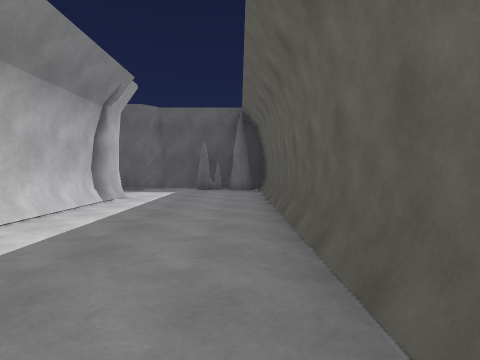
View 1 (above)

12 first-person views from a walk through a Unity game level. The camera is 1.3 m above the floor, tilts 2° down and sees 75° across. Doors are open. The floor is counted in squares, 2.72 m on a side. Each view is taken from the middle of a square. On the plan, view 1 faces up. The plan holds only what a view shows up to about 9 squares ahead; the rest is blank. The place goes on beyond the plan. The player character is not drawn. Some animated figures are not drawn.

View 2
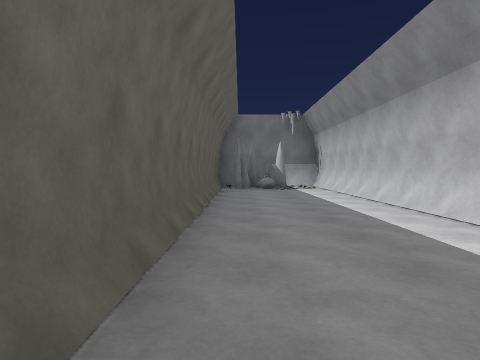

View 3
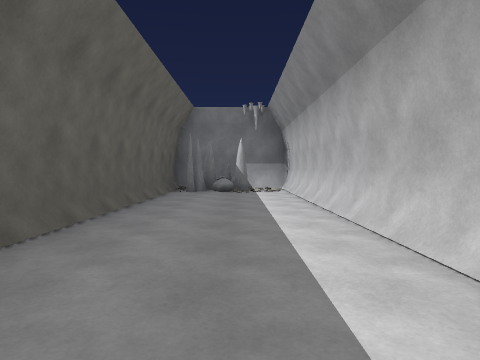

View 4
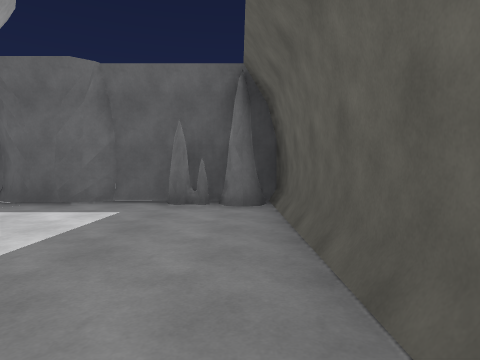

View 5
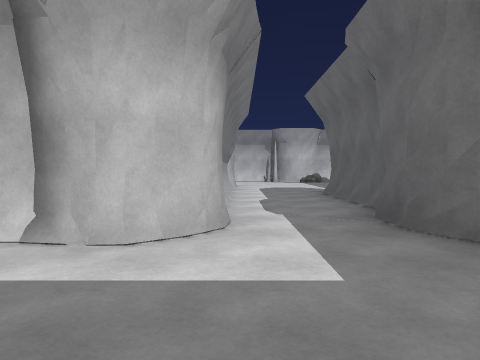

View 6
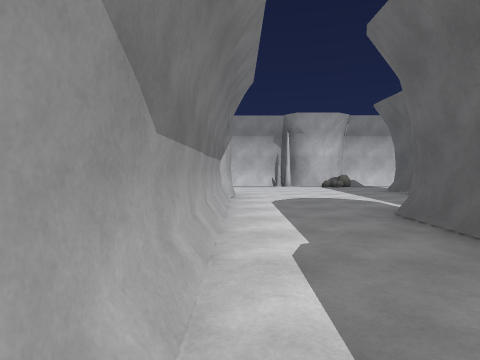

View 7
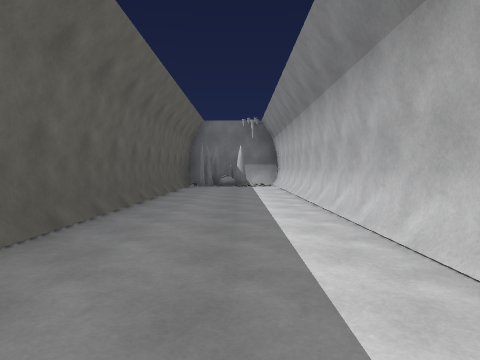

View 8
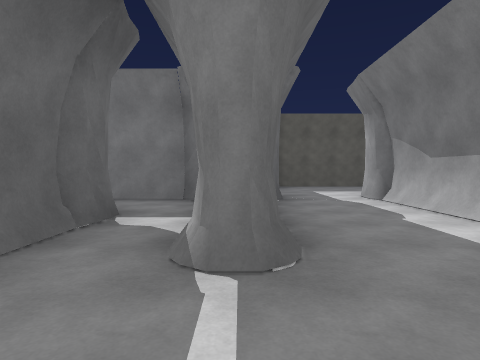

View 9
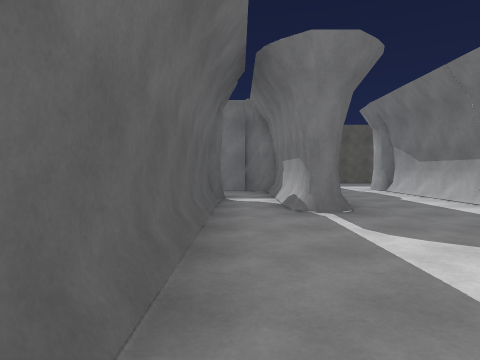

View 10
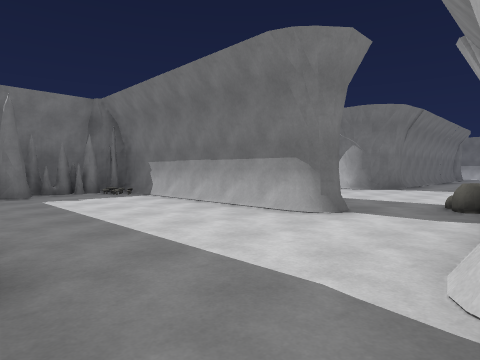

View 11
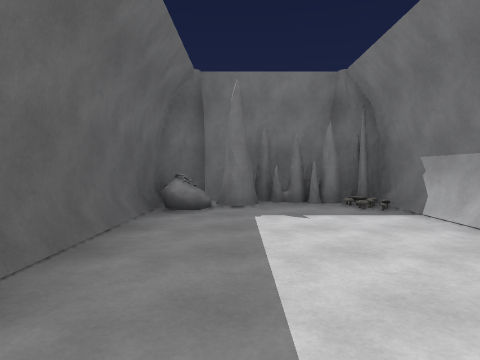

View 12
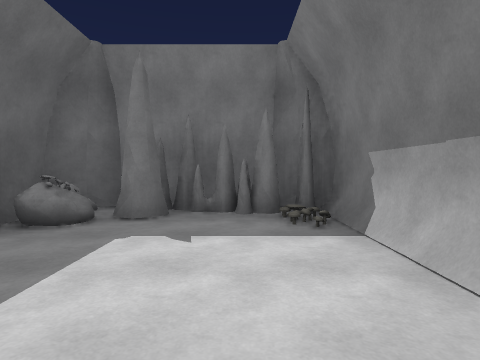

### Floor plan
Key: @ floor where view 1 was taken; # wall or solid block; . floor; / step, stairs or slope; S spikes; R rock; O other object.
Columns run from 12 left of view 1 to 1 right of it. Each row starts with its distance up from view 1.
 13 .  ###O#
 12 ......SS
 11 #....OO
 10 #.####OS.#
  9 #R....O..#
  8 #.....########
  7 OS.........SS#
  6 #..///////...#
  5   .## #####..#
  4   .#      #..#
  3   .#      #..#
  2           #..#
  1           #..#
  0           #.@#
 -1           #..#
 -2           #..#
 -3           #O.#
 -4           #OO#
 -5           ####

Positions as (right, up) in squares from view 1, and headings:
1: (0, 0), facing up
2: (0, 4), facing down
3: (-1, 3), facing down
4: (0, 3), facing up
5: (0, 6), facing left
6: (-3, 6), facing left
7: (-1, 5), facing down
8: (-8, 8), facing right
9: (-10, 9), facing right
10: (-12, 13), facing down-right
11: (-10, 12), facing right
12: (-9, 11), facing right
